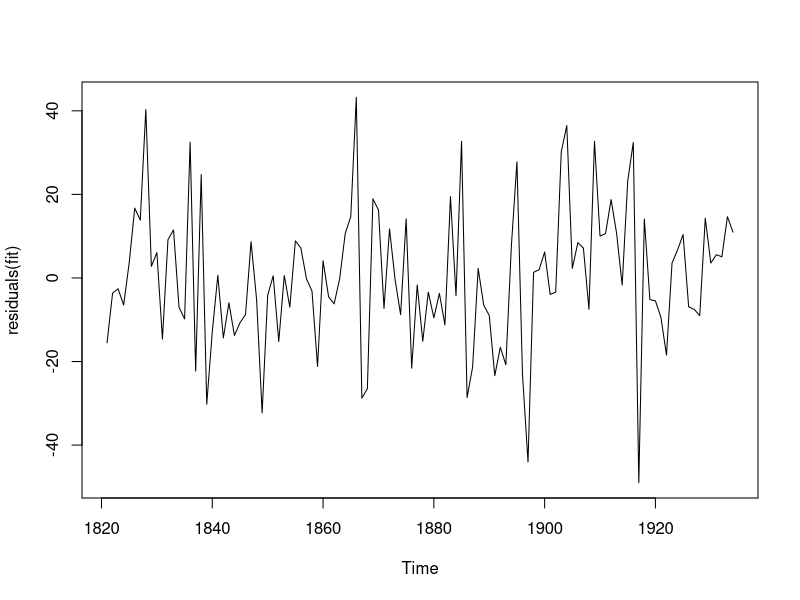
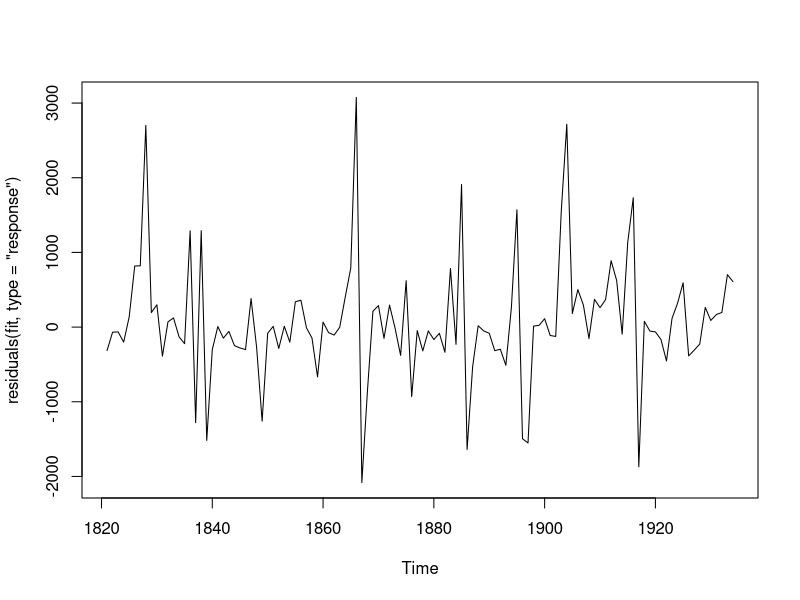

Write the R code that produced these figures, in order.
library(forecast)


### Name: residuals.forecast
### Title: Residuals for various time series models
### Aliases: residuals.forecast residuals.ar residuals.Arima residuals.bats
###   residuals.tbats residuals.ets residuals.fracdiff residuals.nnetar
###   residuals.stlm residuals.tslm
### Keywords: ts

### ** Examples

fit <- Arima(lynx,order=c(4,0,0), lambda=0.5)

plot(residuals(fit))
plot(residuals(fit, type='response'))
